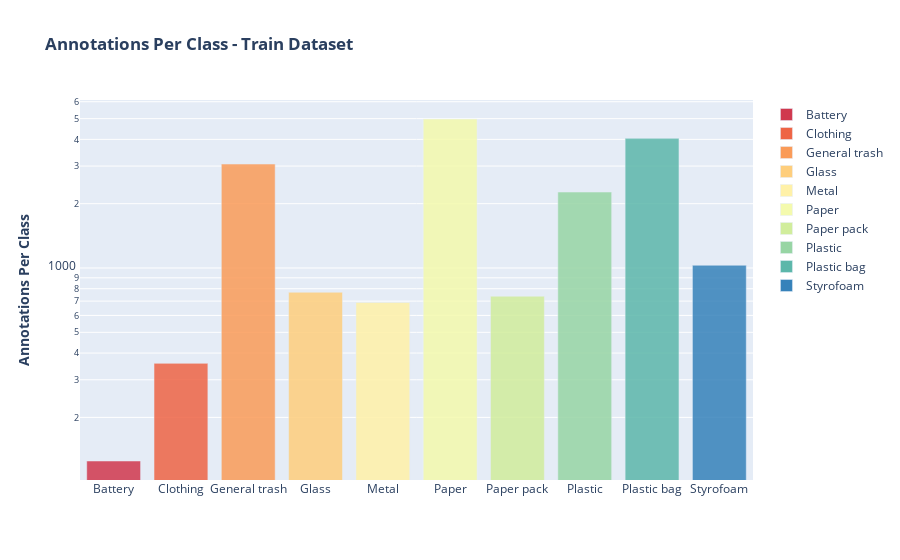

Notebook code cell kept with this figure:
### Code cell
fig = px.bar(train_df.class_name.value_counts().sort_index(), 
             color=train_df.class_name.value_counts().sort_index().index, opacity=0.85,
             color_discrete_sequence=LABEL_COLORS, log_y=True,
             labels={"y":"Annotations Per Class", "x":""},
             title="<b>Annotations Per Class - Train Dataset</b>",)
fig.update_layout(legend_title=None,
                  xaxis_title="",
                  yaxis_title="<b>Annotations Per Class</b>")

fig.show()

### Figure 1 — Plotly figure (JSON) as saved in the notebook; plotly's stock layout.template omitted (floating-point values rounded to 4 significant figures)
{"data": [{"alignmentgroup": "True", "hovertemplate": "color=Battery<br>index=%{x}<br>value=%{y}<extra></extra>", "legendgroup": "Battery", "marker": {"color": "rgb(208, 56, 78)", "opacity": 0.85, "pattern": {"shape": ""}}, "name": "Battery", "offsetgroup": "Battery", "orientation": "v", "showlegend": true, "textposition": "auto", "type": "bar", "x": ["Battery"], "xaxis": "x", "y": [125], "yaxis": "y"}, {"alignmentgroup": "True", "hovertemplate": "color=Clothing<br>index=%{x}<br>value=%{y}<extra></extra>", "legendgroup": "Clothing", "marker": {"color": "rgb(238, 100, 69)", "opacity": 0.85, "pattern": {"shape": ""}}, "name": "Clothing", "offsetgroup": "Clothing", "orientation": "v", "showlegend": true, "textposition": "auto", "type": "bar", "x": ["Clothing"], "xaxis": "x", "y": [358], "yaxis": "y"}, {"alignmentgroup": "True", "hovertemplate": "color=General trash<br>index=%{x}<br>value=%{y}<extra></extra>", "legendgroup": "General trash", "marker": {"color": "rgb(250, 155, 88)", "opacity": 0.85, "pattern": {"shape": ""}}, "name": "General trash", "offsetgroup": "General trash", "orientation": "v", "showlegend": true, "textposition": "auto", "type": "bar", "x": ["General trash"], "xaxis": "x", "y": [3065], "yaxis": "y"}, {"alignmentgroup": "True", "hovertemplate": "color=Glass<br>index=%{x}<br>value=%{y}<extra></extra>", "legendgroup": "Glass", "marker": {"color": "rgb(254, 206, 124)", "opacity": 0.85, "pattern": {"shape": ""}}, "name": "Glass", "offsetgroup": "Glass", "orientation": "v", "showlegend": true, "textposition": "auto", "type": "bar", "x": ["Glass"], "xaxis": "x", "y": [770], "yaxis": "y"}, {"alignmentgroup": "True", "hovertemplate": "color=Metal<br>index=%{x}<br>value=%{y}<extra></extra>", "legendgroup": "Metal", "marker": {"color": "rgb(255, 241, 168)", "opacity": 0.85, "pattern": {"shape": ""}}, "name": "Metal", "offsetgroup": "Metal", "orientation": "v", "showlegend": true, "textposition": "auto", "type": "bar", "x": ["Metal"], "xaxis": "x", "y": [690], "yaxis": "y"}, {"alignmentgroup": "True", "hovertemplate": "color=Paper<br>index=%{x}<br>value=%{y}<extra></extra>", "legendgroup": "Paper", "marker": {"color": "rgb(244, 250, 173)", "opacity": 0.85, "pattern": {"shape": ""}}, "name": "Paper", "offsetgroup": "Paper", "orientation": "v", "showlegend": true, "textposition": "auto", "type": "bar", "x": ["Paper"], "xaxis": "x", "y": [4981], "yaxis": "y"}, {"alignmentgroup": "True", "hovertemplate": "color=Paper pack<br>index=%{x}<br>value=%{y}<extra></extra>", "legendgroup": "Paper pack", "marker": {"color": "rgb(209, 237, 156)", "opacity": 0.85, "pattern": {"shape": ""}}, "name": "Paper pack", "offsetgroup": "Paper pack", "orientation": "v", "showlegend": true, "textposition": "auto", "type": "bar", "x": ["Paper pack"], "xaxis": "x", "y": [738], "yaxis": "y"}, {"alignmentgroup": "True", "hovertemplate": "color=Plastic<br>index=%{x}<br>value=%{y}<extra></extra>", "legendgroup": "Plastic", "marker": {"color": "rgb(151, 213, 164)", "opacity": 0.85, "pattern": {"shape": ""}}, "name": "Plastic", "offsetgroup": "Plastic", "orientation": "v", "showlegend": true, "textposition": "auto", "type": "bar", "x": ["Plastic"], "xaxis": "x", "y": [2267], "yaxis": "y"}, {"alignmentgroup": "True", "hovertemplate": "color=Plastic bag<br>index=%{x}<br>value=%{y}<extra></extra>", "legendgroup": "Plastic bag", "marker": {"color": "rgb(92, 183, 170)", "opacity": 0.85, "pattern": {"shape": ""}}, "name": "Plastic bag", "offsetgroup": "Plastic bag", "orientation": "v", "showlegend": true, "textposition": "auto", "type": "bar", "x": ["Plastic bag"], "xaxis": "x", "y": [4043], "yaxis": "y"}, {"alignmentgroup": "True", "hovertemplate": "color=Styrofoam<br>index=%{x}<br>value=%{y}<extra></extra>", "legendgroup": "Styrofoam", "marker": {"color": "rgb(54, 130, 186)", "opacity": 0.85, "pattern": {"shape": ""}}, "name": "Styrofoam", "offsetgroup": "Styrofoam", "orientation": "v", "showlegend": true, "textposition": "auto", "type": "bar", "x": ["Styrofoam"], "xaxis": "x", "y": [1030], "yaxis": "y"}], "layout": {"autosize": true, "barmode": "relative", "legend": {"title": {}, "tracegroupgap": 0}, "title": {"text": "<b>Annotations Per Class - Train Dataset</b>"}, "xaxis": {"anchor": "y", "autorange": true, "domain": [0, 1], "range": [-0.5, 9.5], "title": {"text": ""}, "type": "category"}, "yaxis": {"anchor": "x", "autorange": true, "domain": [0, 1], "range": [2.008, 3.786], "title": {"text": "<b>Annotations Per Class</b>"}, "type": "log"}}}
